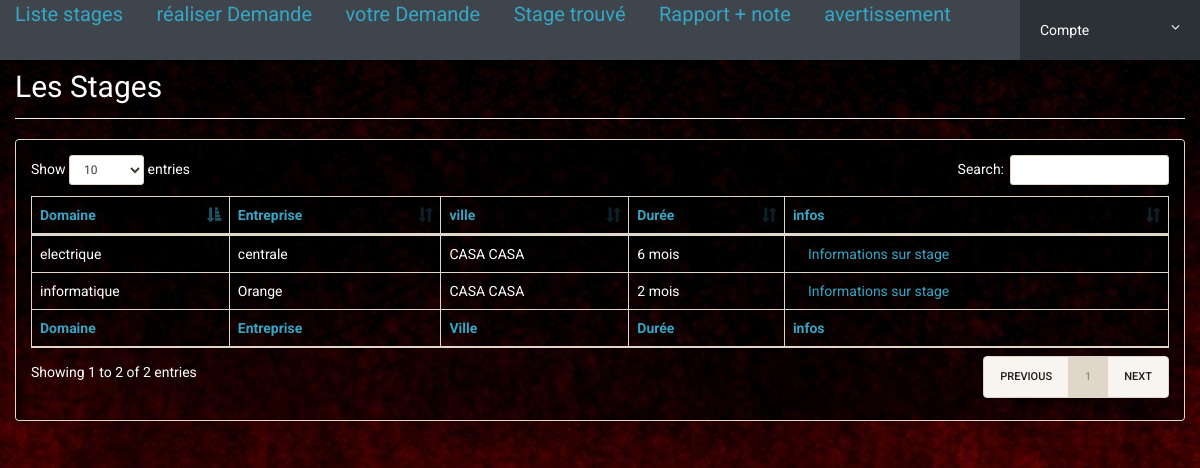
Page /liste-stage.php (signed in) on the committed database.
### tables this page shows
CREATE TABLE IF NOT EXISTS `stage` (
  `num` int(40) NOT NULL AUTO_INCREMENT,
  `domaine` varchar(20) DEFAULT NULL,
  `entreprise` varchar(20) DEFAULT NULL,
  `info` text NOT NULL,
  `dispo` varchar(20) DEFAULT 'disponible',
  `type` varchar(20) DEFAULT NULL,
  `duree` varchar(50) NOT NULL,
  `ville` varchar(20) NOT NULL,
  `cne_etudiant` varchar(50) NOT NULL DEFAULT 'aucun',
  `id_encadrant` varchar(50) NOT NULL,
  `encadrant` varchar(50) NOT NULL,
  PRIMARY KEY (`num`)
);

### liste-stage.php (the view, shortened to what this page needs)
<?php
include('includes/config.php');
if(strlen($_SESSION['alogin'])==0)
	{
header('location:index.php');
}
else{
 ?>
<!doctype html>
<html lang="en" class="no-js">
<head>
	<link rel="stylesheet" href="css/font-awesome.min.css">
	<link rel="stylesheet" href="css/bootstrap.min.css">
	<link rel="stylesheet" href="css/dataTables.bootstrap.min.css">
	<link rel="stylesheet" href="css/bootstrap-social.css">
	<link rel="stylesheet" href="css/bootstrap-select.css">
	<link rel="stylesheet" href="css/fileinput.min.css">
	<link rel="stylesheet" href="css/awesome-bootstrap-checkbox.css">
	<link rel="stylesheet" href="css/style.css">
</head>
<body>
	<?php include('includes/header_etd.php');?>
	<div class="ts-main-content">
		<div class="content-">
			<div class="container-fluid">
				<div class="row">
					<div class="col-md-12">
						<h2 class="page-title">Les Stages</h2>
						<div class="panel panel-default">
							<div class="panel-body">
								<table id="zctb" class=" table table-striped table-bordered " cellspacing="0" width="100%">
									<thead>
									<tr>
										<th> Domaine</th>
										<th> Entreprise</th>
										<th> ville</th>
										<th> Durée</th>
										<th> infos </th>
										</tr>
									</thead>
									<tfoot>
										<tr>
										<th> Domaine</th>
										<th> Entreprise</th>
										<th> Ville</th>
										<th> Durée</th>
										<th> infos </th>
										</tr>
									</tfoot>
									<tbody>
									<?php $sql = "SELECT * from  stage ";
										$query = $pdo -> prepare($sql);
										$query->execute();
										$results=$query->fetchAll(PDO::FETCH_OBJ);
										if($query->rowCount() > 0)
										{
										foreach($results as $result)
										{				?>
										<tr>
											<td><?php echo htmlentities($result->domaine);?></td>
											<td><?php echo htmlentities($result->entreprise);?></td>
											<td><?php echo htmlentities($result->ville .' '.$result->ville);?></td>
											<td><?php echo htmlentities($result->duree);?></td>
											<td><a href="information.php?num=<?php echo $result->num;?>">Informations sur stage</a>
										</tr>
										<?php  }} ?>
									</tbody>
								</table>
							</div>
						</div>
					</div>
				</div>
			</div>
		</div>
	</div>
</body>
</html>
<?php } ?>

### css/style.css (style rules this page uses)
html { font-size: 14px; }
@media only screen and (min-width: 480px) { html { font-size: 17px; } }
@media only screen and (min-width: 768px) { html { font-size: 14px; } }
body { font-size: 1em; }
a { color: #37a6c4; }
.panel { overflow: hidden; }
.page-title { padding-bottom: 15px; margin-bottom: 20px; border-bottom: 1px solid #f0f0f0; }

### liste-stage.php (style rules this page uses)
body { background-image: url("bg.jpg") ; }
.panel-body { background-image: url("bg.jpg") ; }
table { background-image: url("bg.jpg") ; color : white }
.table-striped>tbody>tr:nth-of-type(odd) { background-image: url("bg.jpg") ; }
th { color : #37a6c4; }
h2 { color : white; padding-top : 50px }
.row { color : white }

### includes/header_etd.php (style rules this page uses)
a { padding-left: 15px; padding-right : 15px; }

### rows in the picture
stage: domaine "informatique", entreprise "Orange", ville "CASA CASA", duree "2 mois"
stage: domaine "electrique", entreprise "centrale", ville "CASA CASA", duree "6 mois"
